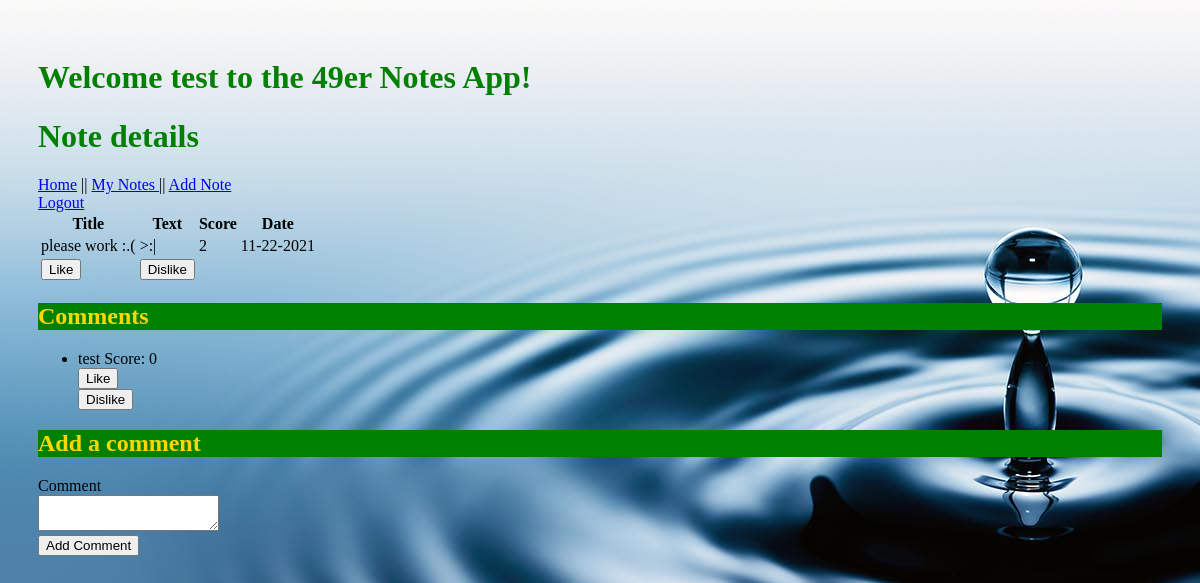
Page /notes/4 (signed in) on the earlier database version.
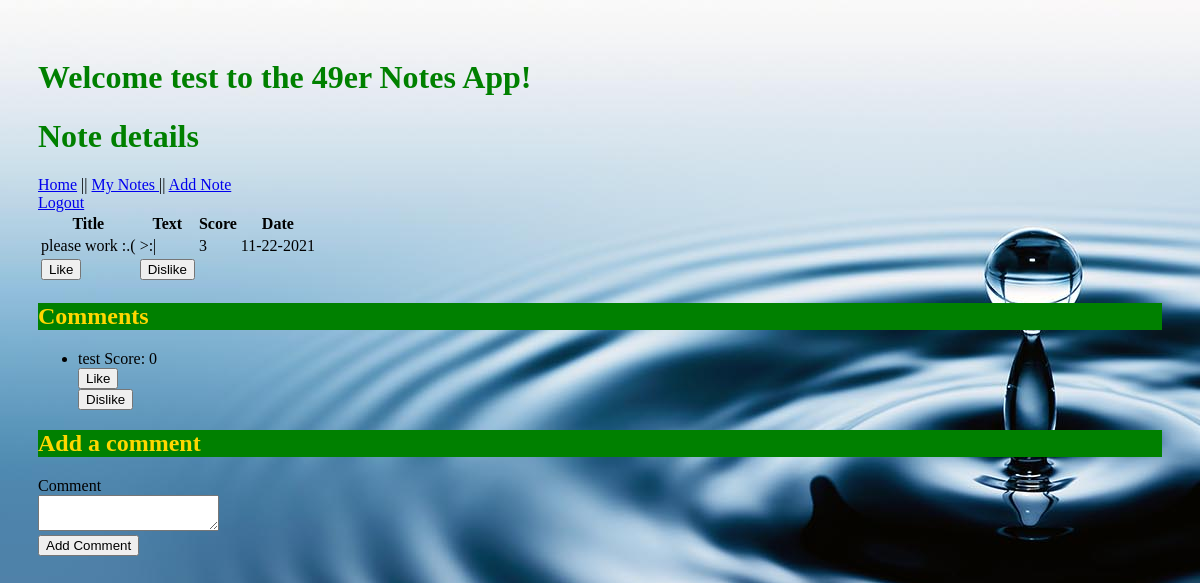
Same page on the later database version.
### models.py (models this page shows, shortened)
class Comment(db.Model):
    id = db.Column(db.Integer, primary_key=True)
    date_posted = db.Column(db.DateTime, nullable=False)
    content = db.Column(db.VARCHAR, nullable=False)
    note_id = db.Column(db.Integer, db.ForeignKey("note.id"), nullable=False)
    user_id = db.Column(db.Integer, db.ForeignKey("user.id"), nullable=False)
    score = db.Column("score", db.Integer)

class Note(db.Model):
    id = db.Column("id", db.Integer, primary_key=True)
    title = db.Column("title", db.String(200))
    text = db.Column("text", db.String(100))
    date = db.Column("date", db.String(50))
    score = db.Column("score", db.Integer)
    user_id = db.Column(db.Integer, db.ForeignKey("user.id"), nullable=False)
    comments = db.relationship("Comment", backref="note", cascade="all, delete-orphan", lazy=True)

### Cooler.py (the view)
@app.route('/notes/<note_id>')
def get_note(note_id):
    if session.get('user'):
        my_note = db.session.query(Note).filter_by(id=note_id).one()  # , user_id=session['user_id']
        form = CommentForm()
        return render_template('note.html', note=my_note, user=session['user'], form=form)
    else:
        return redirect(url_for('login'))

### forms.py
class CommentForm(FlaskForm):
    class Meta:
        csrf = False
    comment = TextAreaField('Comment',validators=[Length(min=1)])
    submit = SubmitField('Add Comment')

### templates/note.html (shortened to what this page needs)
<!DOCTYPE html>
<html lang="en">
<head>
    <link rel="stylesheet" href="{{ url_for('static', filename='main.css') }}">
</head>
<body>
<h1>Welcome {{user}} to the 49er Notes App!</h1>
<h1>Note details</h1>
<table>
    <tr>
        <th>Title</th>
        <th>Text</th>
        <th>Score</th>
        <th>Date</th>
    </tr>
    <tr>
        <td>{{ note.title }}</td>
        <td>{{ note.text }}</td>
        <td>{{ note.score }}</td>
        <td>{{ note.date }}</td>
    </tr>
    <tr>
        <td>
            <form action="{{ url_for('like_note', note_id=note.id) }}" method="post">
                <input type="submit" value="Like">
            </form>
        </td>
        <td>
            <form action="{{ url_for('dislike_note', note_id=note.id) }}" method="post">
                <input type="submit" value="Dislike">
            </form>
        </td>
    </tr>
    <nav>
        <a href="{{ url_for('index') }}"> Home</a> ||
        <a href="{{url_for('get_notes') }}"> My Notes </a> ||
        <a href="{{ url_for('new_note') }}">Add Note</a>
    </nav>
    <nav>
        <a href="{{ url_for('logout')}}">Logout</a>
    </nav>
</table>
{% if note.comments %}
{% if note.comments|length > 0 %}
<h2>Comments</h2>
<ul>
    {% for comment in note.comments %}
    <li>{{ comment.content }}     Score: {{ comment.score }}
        <form action="{{ url_for('like_comment', note_id=note.id, comment_id=comment.id) }}" method="post">
            <input type="submit" value="Like">
        </form>
        <form action="{{ url_for('dislike_comment', note_id=note.id, comment_id=comment.id) }}" method="post">
            <input type="submit" value="Dislike">
        </form>
    </li>
    {% endfor %}
</ul>
{% endif %}
{% endif %}
<form action="{{ url_for('new_comment', note_id=note.id) }}" method="post">
    <div class="formwrapper">
        <h2 class="title">Add a comment</h2>
        <div class="form-field">
            {{ form.comment.label }} <br/> {{ form.comment }}
        </div>
        {{ form.submit }}
    </div>
</form>
</body>
</html>

### static/main.css (style rules this page uses)
body { padding: 30px 30px; background-image: url("water-update.jpg"); }
h1 { color:green; }
h2 { color:gold; background:green; }

Differences in the rows shown:
changed Note "please work :.(": score "2" → "3"
